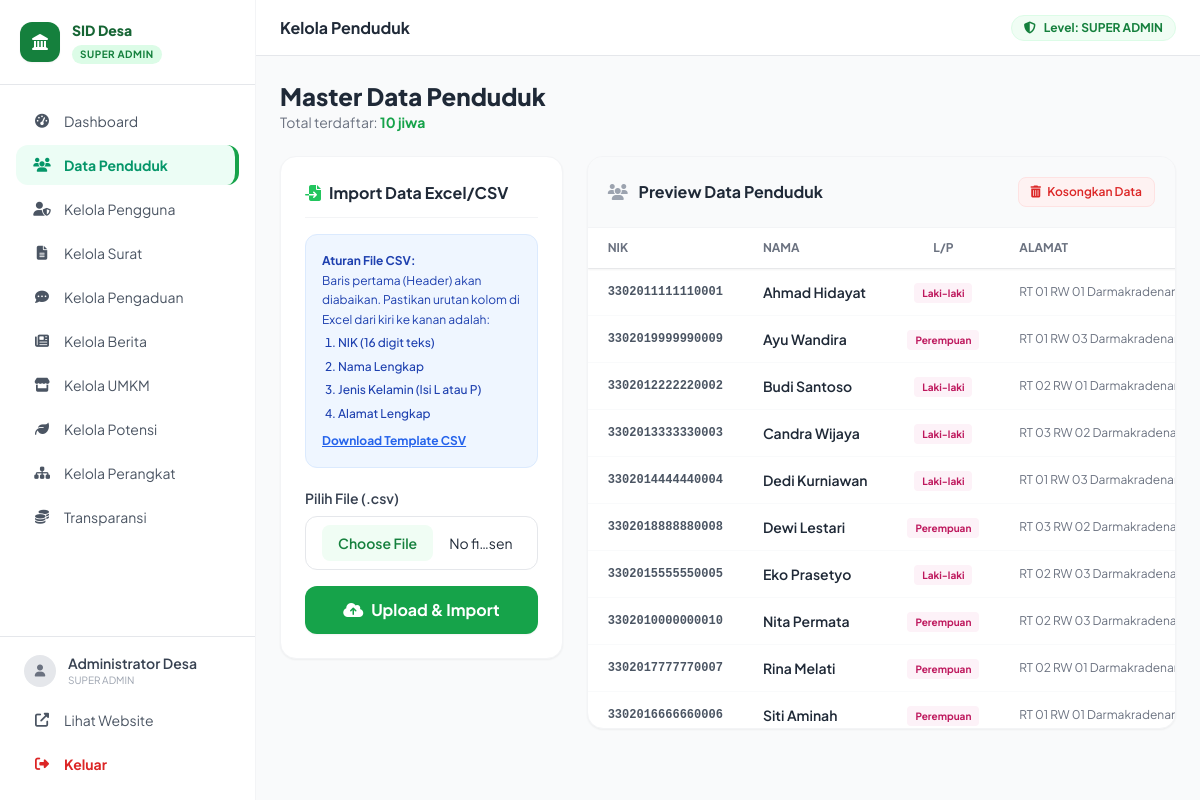
Page /admin/kelola-penduduk.php (signed in) on the committed database.
### tables this page shows
CREATE TABLE `penduduk` (
  `nik` varchar(16) NOT NULL,
  `nama` varchar(100) NOT NULL,
  `jenis_kelamin` varchar(20) DEFAULT NULL,
  `alamat` text DEFAULT NULL
);

### admin/kelola-penduduk.php (the view, shortened to what this page needs)
<?php
require_once '../config/db.php';
$penduduk = $conn->query("SELECT * FROM penduduk ORDER BY nama ASC LIMIT 500");
$total_penduduk = $conn->query("SELECT COUNT(*) as total FROM penduduk")->fetch_assoc()['total'];
require_once 'layout.php';
?>
<div class="flex flex-col md:flex-row justify-between items-start md:items-center gap-4 mb-6">
    <div>
        <h1 class="text-2xl font-extrabold text-gray-800">Master Data Penduduk</h1>
        <p class="text-sm text-gray-500">Total terdaftar: <span class="font-bold text-primary-600"><?= number_format($total_penduduk, 0, ',', '.') ?> jiwa</span></p>
    </div>
</div>
<div class="grid grid-cols-1 lg:grid-cols-3 gap-6 mb-8">
    <div class="bg-white rounded-2xl shadow-sm border border-gray-100 p-6 h-fit">
        <h3 class="font-bold text-gray-800 mb-4 border-b border-gray-100 pb-3 flex items-center gap-2">
            <i class="fas fa-file-import text-primary-500"></i> Import Data Excel/CSV
        </h3>
        <div class="bg-blue-50 text-blue-800 text-xs rounded-xl p-4 mb-5 leading-relaxed border border-blue-100">
            <strong>Aturan File CSV:</strong><br>
            Baris pertama (Header) akan diabaikan. Pastikan urutan kolom di Excel dari kiri ke kanan adalah:<br>
            <ol class="list-decimal ml-4 mt-1 space-y-1 font-medium">
                <li>NIK (16 digit teks)</li>
                <li>Nama Lengkap</li>
                <li>Jenis Kelamin (Isi L atau P)</li>
                <li>Alamat Lengkap</li>
            </ol>
            <a download="template_penduduk.csv" class="inline-block mt-2 text-blue-600 hover:text-blue-800 font-bold underline">Download Template CSV</a>
        </div>
        <form method="POST" action="kelola-penduduk.php" enctype="multipart/form-data" class="space-y-4">
            <div>
                <label class="block text-sm font-semibold text-gray-700 mb-2">Pilih File (.csv)</label>
                <input type="file" name="file_csv" accept=".csv" required
                       class="w-full border border-gray-200 rounded-xl px-4 py-2 text-sm file:mr-4 file:py-2 file:px-4 file:rounded-lg file:border-0 file:text-sm file:font-semibold file:bg-primary-50 file:text-primary-700 hover:file:bg-primary-100 transition cursor-pointer">
            </div>
            <button type="submit" name="import" class="w-full bg-primary-600 hover:bg-primary-700 text-white font-bold py-3 rounded-xl flex items-center justify-center gap-2 transition shadow-sm">
                <i class="fas fa-cloud-upload-alt"></i> Upload & Import
            </button>
        </form>
    </div>
    <div class="lg:col-span-2 bg-white rounded-2xl shadow-sm border border-gray-100 overflow-hidden">
        <div class="p-5 border-b border-gray-100 flex justify-between items-center bg-gray-50">
            <h3 class="font-bold text-gray-800"><i class="fas fa-users text-gray-400 mr-2"></i> Preview Data Penduduk</h3>
            <button onclick="konfirmasiReset()" class="text-xs bg-red-50 text-red-600 hover:bg-red-100 font-semibold px-3 py-1.5 rounded-lg transition border border-red-100">
                <i class="fas fa-trash-alt mr-1"></i> Kosongkan Data
            </button>
        </div>
        <div class="overflow-x-auto max-h-[500px] overflow-y-auto">
            <table class="w-full text-left text-sm whitespace-nowrap">
                <thead class="bg-white sticky top-0 shadow-sm">
                    <tr class="text-xs text-gray-500 uppercase border-b border-gray-100">
                        <th class="px-5 py-3">NIK</th>
                        <th class="px-5 py-3">Nama</th>
                        <th class="px-5 py-3 text-center">L/P</th>
                        <th class="px-5 py-3">Alamat</th>
                    </tr>
                </thead>
                <tbody class="divide-y divide-gray-50">
                    <?php if($total_penduduk == 0): ?>
                    <tr>
                        <td colspan="4" class="px-5 py-12 text-center text-gray-400">
                            <i class="fas fa-folder-open text-3xl mb-3 text-gray-300 block"></i>
                            Data penduduk masih kosong. Silakan import melalui form di samping.
                        </td>
                    </tr>
                    <?php else: ?>
                        <?php while($row = $penduduk->fetch_assoc()): ?>
                        <tr class="hover:bg-gray-50/50">
                            <td class="px-5 py-3 font-mono text-xs text-gray-600 font-semibold"><?= htmlspecialchars($row['nik']) ?></td>
                            <td class="px-5 py-3 font-semibold text-gray-800"><?= htmlspecialchars($row['nama']) ?></td>
                            <td class="px-5 py-3 text-center">
                                <span class="px-2 py-1 rounded text-[10px] font-bold <?= $row['jenis_kelamin']=='L' ? 'bg-blue-50 text-blue-700' : 'bg-pink-50 text-pink-700' ?>">
                                    <?= $row['jenis_kelamin'] ?>
                                </span>
                            </td>
                            <td class="px-5 py-3 text-gray-500 text-xs"><?= htmlspecialchars($row['alamat']) ?></td>
                        </tr>
                        <?php endwhile; ?>
                    <?php endif; ?>
                </tbody>
            </table>
        </div>
    </div>
</div>
<?php require_once 'layout-footer.php'; ?>

### admin/layout.php (style rules this page uses)
body { font-family: 'Plus Jakarta Sans', sans-serif; }

### rows in the picture
penduduk: nik "3302011111110001", nama "Ahmad Hidayat", jenis_kelamin "Laki-laki", alamat "RT 01 RW 01…"
penduduk: nik "3302019999990009", nama "Ayu Wandira", jenis_kelamin "Perempuan", alamat "RT 01 RW 03…"
penduduk: nik "3302012222220002", nama "Budi Santoso", jenis_kelamin "Laki-laki", alamat "RT 02 RW 01…"
penduduk: nik "3302013333330003", nama "Candra Wijaya", jenis_kelamin "Laki-laki", alamat "RT 03 RW 02…"
penduduk: nik "3302014444440004", nama "Dedi Kurniawan", jenis_kelamin "Laki-laki", alamat "RT 01 RW 03…"
penduduk: nik "3302018888880008", nama "Dewi Lestari", jenis_kelamin "Perempuan", alamat "RT 03 RW 02…"
penduduk: nik "3302015555550005", nama "Eko Prasetyo", jenis_kelamin "Laki-laki", alamat "RT 02 RW 03…"
penduduk: nik "3302010000000010", nama "Nita Permata", jenis_kelamin "Perempuan", alamat "RT 02 RW 03…"
penduduk: nik "3302017777770007", nama "Rina Melati", jenis_kelamin "Perempuan", alamat "RT 02 RW 01…"
penduduk: nik "3302016666660006", nama "Siti Aminah", jenis_kelamin "Perempuan", alamat "RT 01 RW 01…"

### other values in the picture
str_replace('_', ' ', $admin_role) "SUPER ADMIN"
$admin_name "Administrator Desa"
$page_title "Kelola Penduduk"
$total_penduduk "10"
